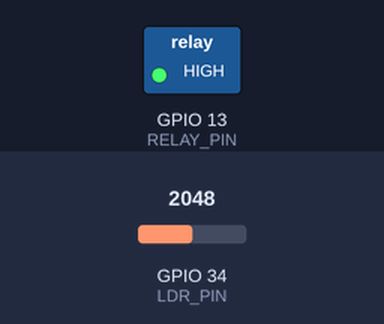
A sketch run on a simulated ESP32. Shown: switched loads named in the sketch (green lamp = pin HIGH). Inputs (shaded band) come from the test bench; at power-on: GPIO 34 (LDR_PIN) = 2048. What the sketch prints to the serial monitor is not drawn.

Above: at 0.1 s.
Timing chart, 0 to 1.6 s (numbered marks = the images above):
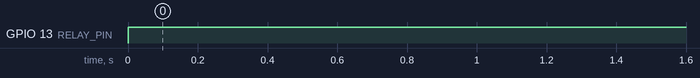

The sketch:

Project_B.ino
```cpp
const int RELAY_PIN = 13;
const int LDR_PIN = 34;
const float sp = 3800.0;
const float deadband = 50.0;
float pv = 3700.0;

void setup(){
  Serial.begin(115200);
  Serial.println("seconds,light intensity");
  pinMode(RELAY_PIN, OUTPUT);
}

void loop(){
  int raw = analogRead(LDR_PIN);
  pv = raw * 0.1 + pv * 0.9;

  if(pv < 5){
    digitalWrite(RELAY_PIN, LOW);
    return;
  }
  if(pv > 4090){
    digitalWrite(RELAY_PIN, LOW);
    return;
  }

  if(pv < (sp-deadband)){
    digitalWrite(RELAY_PIN, HIGH);
  }

  else if(pv > (sp+deadband)){
    digitalWrite(RELAY_PIN, LOW);
  }

  float seconds = millis() / 1000.0;
  Serial.print(seconds);
  Serial.print(",");
  Serial.println(pv);
  delay(200);
}
```

Measured:
- by itself, GPIO 13 (RELAY_PIN): LOW → HIGH at 0.00 s
